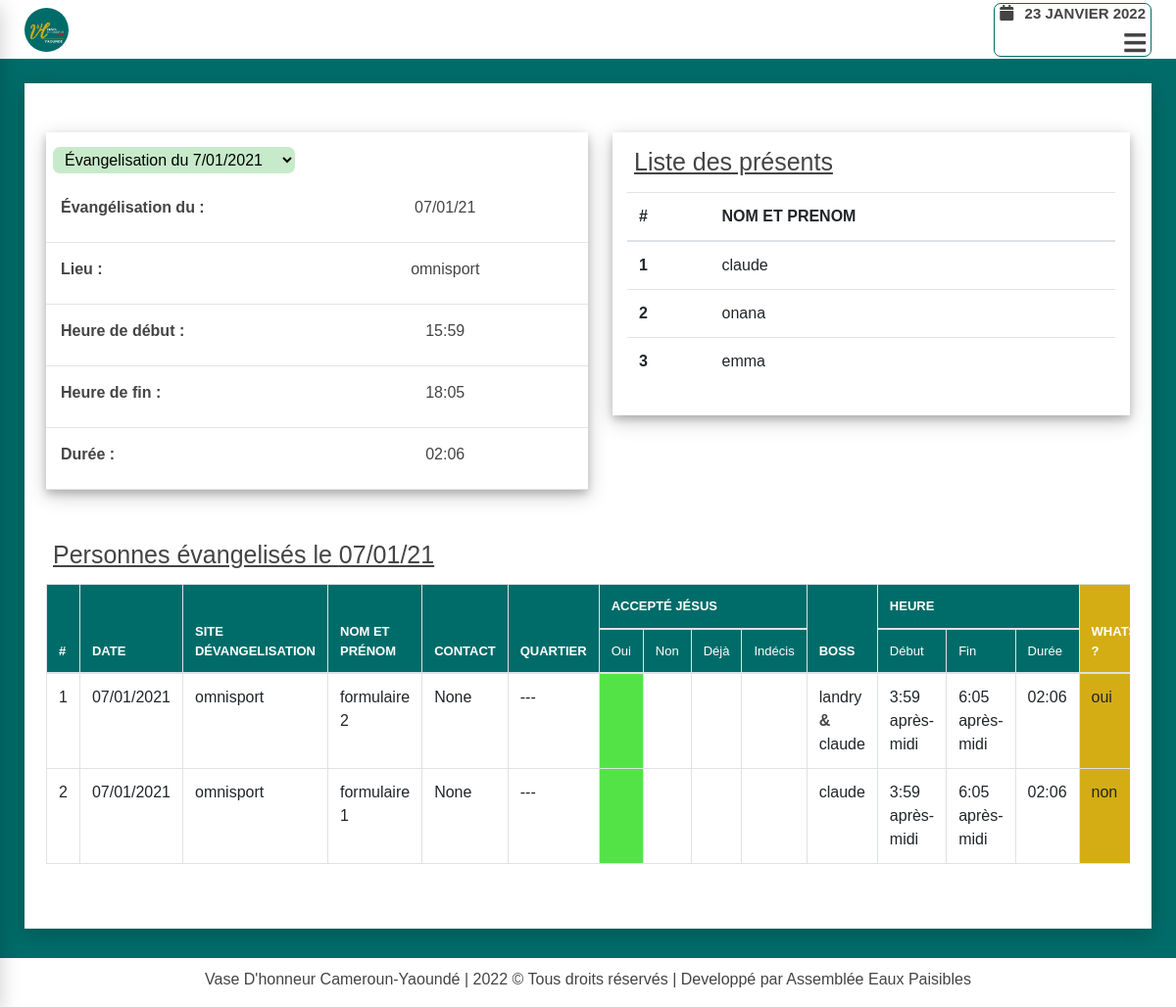
/evangelisation/, run on the app's committed database.
### evangelisation/models.py (models this page shows, shortened)
class Evangelisation(models.Model):
    status = (
        ('oui', 'Oui'),
        ('non', 'Non')
    )
    day = models.DateField(verbose_name="Jour d'évangélisation",
            default=timezone.now, unique=True,
            error_messages={'unique':"ce moment d'évangelisation existe déjà"})
    heure_de_debut = models.TimeField(default=timezone.now, verbose_name="Heure de début")
    heure_de_fin = models.TimeField(default=timezone.now, verbose_name="Heure de fin")
    site = models.ForeignKey(Site, related_name="evangelisations", verbose_name="Lieu d'évangelisation",
                            on_delete=models.SET_NULL, blank=True,  null=True)
    author = models.ForeignKey(User, related_name='evangs', on_delete=models.SET_NULL,
                                blank=True, null=True, verbose_name="créer par ")
    boss = models.ManyToManyField(Participant, related_name='participations',
                                blank=True, verbose_name="Qui sont présents ?")
    observation = models.TextField(verbose_name="Observations", null=True, blank=True)
    def __str__(self):
        if self.day.month >=10:
            return f"Évangelisation du {self.day.day}/{self.day.month}/{self.day.year}"
        else:
            return f"Évangelisation du {self.day.day}/0{self.day.month}/{self.day.year}"
    def dure(self):
        rest = None
        debut_minites = self.heure_de_debut.hour*60 + self.heure_de_debut.minute
        fin_minites = self.heure_de_fin.hour*60 + self.heure_de_fin.minute
        if debut_minites<=fin_minites:
            heure = (fin_minites - debut_minites)//60
            mini = (fin_minites - debut_minites)%60
            if 0<=heure<=9:
                if 0<=mini<=9:
                    rest = f"0{int(heure)}:0{mini}"
                else:
                    rest = f"0{int(heure)}:{mini}"
            else:
                if 0<=mini<=9:
                    rest = f"{int(heure)}:0{mini}"
                rest = f"{heure}:{mini}"
        else:
            return f"calcule impossible"
        return rest

class Site(models.Model):
    status = (
        ('oui', 'Oui'),
        ('non', 'Non')
    )
    nom_site_evangelisation = models.CharField(max_length=200,
                        verbose_name="site d'évangélisation",
                        help_text="le nom du site doit avoir au moins 03 caractères",
                        unique=True,
                        error_messages={'unique':"Un site avec ce nom existe déjà"})
    description = models.TextField(null=True, blank=True, verbose_name="Description", help_text="ajouter une description du site")
    image = models.ImageField(upload_to='images/site/%Y/%m/%d/', null=True, blank=True, help_text="ajouter une image")
    author = models.ForeignKey(User, related_name='sites',
                                on_delete=models.SET_NULL,
                                null=True,
                                verbose_name="ajouter par ")
    created = models.DateTimeField(auto_now_add=True)
    updated = models.DateTimeField(auto_now=True)
    class Meta:
        verbose_name = "Site d'évangélisation"
    def __str__(self):
        return self.nom_site_evangelisation

class Participant(models.Model):
    SEXE = (
        ('masculin', 'Masculin'),
        ('féminin', 'Féminin')
    )
    nom_et_prenom = models.CharField(max_length=200, unique=True, error_messages={'unique':"Un participant avec ce nom et\ou prénom existe déjà"})
    sexe = models.CharField(choices=SEXE, max_length=15, verbose_name='Sexe')
    author = models.ForeignKey(User, related_name='participants',
                                on_delete=models.SET_NULL,
                                blank=True,
                                null=True,
                                verbose_name="créer par ")
    created = models.DateTimeField(auto_now_add=True)
    updated = models.DateTimeField(auto_now=True)

class Person(models.Model):
    ACCEPTE_JESUS = (
        ('oui', 'Oui'),
        ('non', 'Non'),
        ('ras', 'Indécis'),
        ('déjà', 'Déjà')
    )
    SEXE = (
        ('masculin', 'Masculin'),
        ('féminin', 'Féminin')
    )
    WHATSAPP = (
        ('oui', 'Oui'),
        ('non', 'Non'),
    )
    author = models.ForeignKey(User, related_name='auth_personnes',
                                            on_delete=models.SET_NULL,
                                            blank=True,
                                            null=True,
                                            verbose_name="Enrgistré par ")
    evangelisation = models.ForeignKey(Evangelisation, related_name='personnes',
                                            on_delete=models.SET_NULL,
                                            blank=True,
                                            null=True,
                                            verbose_name="Moment d'évangelisation")
    date = models.DateField(auto_now_add=True)
    nom_et_prenom = models.CharField(max_length=200,
        verbose_name='Nom et Prénom',
        unique=True,
        null=False,
        help_text="ce champ doit avoir au moins trois caractères",
        error_messages={'unique':"Une personne avec ce nom existe déjà"})
    contacts = models.PositiveIntegerField(
                verbose_name="Numéro de téléphone",
                blank=True,
                null=True,
                default= "---",
                unique=True,
                help_text="Le numéro de téléphone doit avoir 09 chiffres",
                error_messages={'unique':"Le numéro de télephone existe déjà"}
        )
    quartier_d_habitation = models.CharField(
        max_length=200,
        verbose_name="Quartier d'habitation",
        help_text="ce champ doit avoir au moins trois caractères",
        blank=True,
        null=True,
        default="---"
    )
    accepte_jesus = models.CharField(choices=ACCEPTE_JESUS, max_length=15, verbose_name='Accepté JÉSUS')
    sexe = models.CharField(choices=SEXE, max_length=15, verbose_name='Sexe')
    whatsapp = models.CharField(choices=WHATSAPP, max_length=15, verbose_name='Whatsapp', blank=True,  null=True)
    boss = models.ManyToManyField(Participant, related_name='personnes',
                        verbose_name="Qui l'ont évangelisé ?",
                        help_text="selectionner les personnes ayant évangelisés cette personne", blank=True)
    sujets_de_priere = models.TextField(verbose_name="Prière et observation", null=True, blank=True, help_text="ce champ est optionnel")
    temoignages = models.TextField(verbose_name="Témoignage", null=True, blank=True, help_text="ce champ est optionnel")
    created = models.DateTimeField(auto_now_add=True, verbose_name='créer à')
    updated = models.DateTimeField(auto_now=True, verbose_name='mis à jour à')
    class Meta:
        verbose_name = "Personne évangélisé"
        ordering = ('-nom_et_prenom',)

### evangelisation/views.py (the view)
def evangelisation_app_index(request):
    context = dict()
    evang_first = None
    evangs = None
    evangs = Evangelisation.objects.all()
    if 'liste-evang' in request.GET:
        id = int(request.GET['liste-evang'])
        evang_first = Evangelisation.objects.get(id=id)
    else:
        evang_first = evangs.first()
    context['evang_first'] = evang_first
    context['evangs'] = evangs
    context['select_link'] = 'evangelisation'
    return render(request, 'index.html', context)

### evangelisation/templates/index.html (shortened to what this page needs)
{% extends 'base.html' %}
{% block hamburger %}
    <div class="menu-btn">
        <i class="fas fa-bars"></i>
    </div>
{% endblock hamburger %}
{% block content %}
<div class="home">
    <div class="wrapper-evang">
        <div class="row">
            <div class="col-md-6">
                <div class="wrapper-detail-evang">
                    <div class="evang-dropdow">
                        <form action="{% url 'evangelisation:evangelisation_app_index' %}">
                            <select onchange="form.submit()" name="liste-evang" id="liste-evang">
                                {% for evg in evangs %}
                                    <option
                                    {% if evang_first.id == evg.id %}
                                        selected="true"
                                    {% endif %}
                                         value="{{evg.id}}">{{evg}}</option>
                                {% endfor %}
                            </select>
                        </form>
                    </div>
                    <dl class="dl-horizontal">
                        <div class="pt-2">
                            <div class="row">
                                <dt class="col-sm-6">Évangélisation du :</dt>
                                <dd class="col-sm-6">{{ evang_first.day|date:"d/m/y" }}</dd>
                            </div>
                            <div class="row">
                                <dt class="col-sm-6">Lieu :</dt>
                                <dd class="col-sm-6">{{ evang_first.site }}</dd>
                            </div>
                            <div class="row">
                                <dt class="col-sm-6">Heure de début :</dt>
                                <dd class="col-sm-6">{{ evang_first.heure_de_debut|time:'H:i' }}</dd>
                            </div>
                            <div class="row">
                                <dt class="col-sm-6">Heure de fin :</dt>
                                <dd class="col-sm-6">{{ evang_first.heure_de_fin|time:'H:i' }}</dd>
                            </div>
                            <div class="row">
                                <dt class="col-sm-6">Durée :</dt>
                                <dd class="col-sm-6">{{ evang_first.dure }}</dd>
                            </div>
                        </div>
                    </dl>
                </div>
            </div>
            <div class="col-md-6">
                <div class="wrapper-detail-participants">
                    <h2 class="mb-3 h-deco">
                        Liste des présents
                    </h2>
                    <div class="rempl">
                        <div class="table-responsive tab-elmt scroll-tab-elmt-evang-boss">
                            <table class="table table-hover" id="table-evang">
                                <thead>
                                    <tr>
                                        <th scope="col" rowspan="2">#</th>
                                        <th scope="col" rowspan="2">Nom et Prenom</th>
                                    </tr>
                                </thead>
                                <tbody>
                                    {% for boss in evang_first.boss.all %}
                                        <tr>
                                            <th scope="row">{{ forloop.counter }}</th>
                                            <td>{{ boss.nom_et_prenom }}</td>
                                        </tr>
                                    {% empty %}
                                        <p class="tabl_empty">pas de donnée</p>
                                    {% endfor %}
                                </tbody>
                            </table>
                        </div>
                    </div>
                </div>
            </div>
        </div>
    </div>
    <div class="wrapper-tabl-evang">
        <h2>Personnes évangelisés le {{evang_first.day|date:"d/m/y"}}</h2>
        {% include 'table-index.html' %}
    </div>
</div>
{% endblock content %}

### evangelisation/templates/table-index.html (shortened to what this page needs)
<div class="table-responsive">
    <table class="table table-bordered table-hover" id="person-evang">
        <thead>
            <tr>
                <th scope="col" rowspan="2" class="action-checkbox-column">
                    #
                </th>
                <th scope="col" rowspan="2">Date</th>
                <th scope="col" rowspan="2">Site dévangelisation</th>
                <th scope="col" rowspan="2">Nom et prénom</th>
                <th scope="col" rowspan="2">Contact</th>
                <th scope="col" rowspan="2">Quartier</th>
                <th scope="col" colspan="4">Accepté JÉSUS</th>
                <th scope="col" rowspan="2">Boss</th>
                <th scope="col" colspan="3">Heure</th>
                <th scope="col" rowspan="2" style="background-color: #d4ad14;">Whatsapp ?</th>
            </tr>
            <tr>
                <td>Oui</td>
                <td>Non</td>
                <td>Déjà</td>
                <td>Indécis</td>
                <td>Début</td>
                <td>Fin</td>
                <td>Durée</td>
            </tr>
        </thead>
        <tbody>
            {% for pers in evang_first.personnes.all %}
                <tr>
                    <td scope="row" class="action-checkbox">
                        {{forloop.counter}}
                    </td>
                    <td>{{ pers.evangelisation.day|date:"d/m/Y" }}</td>
                    <td>{{ pers.evangelisation.site }}</td>
                    <td>{{ pers.nom_et_prenom }}</td>
                    <td>{{ pers.contacts }}</td>
                    <td>{{ pers.quartier_d_habitation }}</td>
                    {% if pers.accepte_jesus == 'oui' %}
                        <td style="background-color: #54E346;"></td>
                        <td></td>
                        <td></td>
                        <td></td>
                    {% elif pers.accepte_jesus == 'non' %}
                        <td></td>
                        <td style="background-color: #E71414;"></td>
                        <td></td>
                        <td></td>
                    {% elif pers.accepte_jesus == 'déjà' %}
                        <td></td>
                        <td></td>
                        <td style="background-color: #3EDBF0;"></td>
                        <td></td>
                    {% elif pers.accepte_jesus == 'ras' %}
                        <td></td>
                        <td></td>
                        <td></td>
                        <td style="background-color: #393E46;"></td>
                    {% endif %}
                    <td>
                        {% for boss in pers.boss.all %}
                            {{ boss.nom_et_prenom }}
                            {% ifnotequal forloop.last True  %}
                            <b> & </b>
                            {% endifnotequal %}
                        {% endfor %}
                    </td>
                    <td>{{ pers.evangelisation.heure_de_debut }}</td>
                    <td>{{ pers.evangelisation.heure_de_fin }}</td>
                    <td>{{ pers.evangelisation.dure }}</td>
                    <td style="background-color: #d4ad14;">{{ pers.whatsapp }}</td>
                </tr>
            {% endfor %}
        </tbody>
    </table>
</div>

### data on the page
Evangelisation: day "07/01/21", site "omnisport", heure_de_debut "15:59", heure_de_fin "18:05", dure "02:06"
Participant: nom_et_prenom "claude"
Participant: nom_et_prenom "onana"
Participant: nom_et_prenom "emma"
Person: evangelisation.day "07/01/2021", evangelisation.site "omnisport", nom_et_prenom "formulaire 2", contacts "None", quartier_d_habitation "---", accepte_jesus "oui" (drawn), evangelisation.heure_de_debut "3:59 après-midi", evangelisation.heure_de_fin "6:05 après-midi", evangelisation.dure "02:06", whatsapp "oui"
Participant: nom_et_prenom "landry"
Person: evangelisation.day "07/01/2021", evangelisation.site "omnisport", nom_et_prenom "formulaire 1", contacts "None", quartier_d_habitation "---", accepte_jesus "oui" (drawn), evangelisation.heure_de_debut "3:59 après-midi", evangelisation.heure_de_fin "6:05 après-midi", evangelisation.dure "02:06", whatsapp "non"

### other printed values
form field liste-evang "Évangelisation du 7/01/2021"
